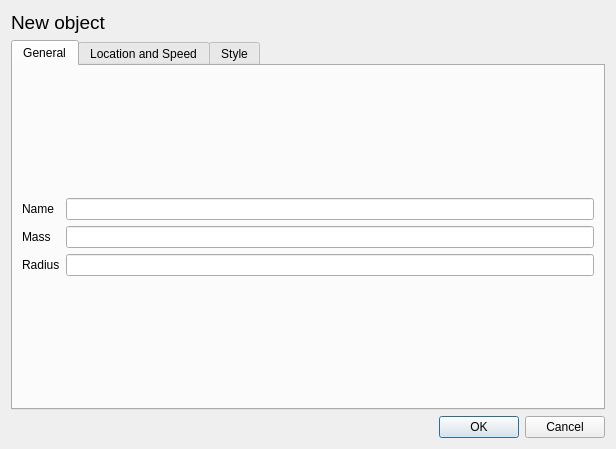
<?xml version="1.0" encoding="UTF-8"?>
<ui version="4.0">
 <class>Dialog</class>
 <widget class="QDialog" name="Dialog">
  <property name="geometry">
   <rect>
    <x>0</x>
    <y>0</y>
    <width>616</width>
    <height>449</height>
   </rect>
  </property>
  <property name="windowTitle">
   <string>New Object</string>
  </property>
  <layout class="QVBoxLayout" name="verticalLayout">
   <item>
    <widget class="QLabel" name="label_3">
     <property name="font">
      <font>
       <pointsize>14</pointsize>
       <weight>50</weight>
       <bold>false</bold>
      </font>
     </property>
     <property name="text">
      <string>New object</string>
     </property>
    </widget>
   </item>
   <item>
    <widget class="QTabWidget" name="tabWidget">
     <property name="currentIndex">
      <number>0</number>
     </property>
     <widget class="QWidget" name="tab">
      <attribute name="title">
       <string>General</string>
      </attribute>
      <layout class="QVBoxLayout" name="verticalLayout_2">
       <item>
        <layout class="QGridLayout" name="gridLayout">
         <property name="spacing">
          <number>6</number>
         </property>
         <item row="1" column="0">
          <widget class="QLabel" name="label_7">
           <property name="text">
            <string>Name</string>
           </property>
          </widget>
         </item>
         <item row="2" column="0">
          <widget class="QLabel" name="label">
           <property name="text">
            <string>Mass</string>
           </property>
          </widget>
         </item>
         <item row="3" column="0">
          <widget class="QLabel" name="label_12">
           <property name="text">
            <string>Radius</string>
           </property>
          </widget>
         </item>
         <item row="1" column="1">
          <widget class="QLineEdit" name="lineEdit"/>
         </item>
         <item row="2" column="1">
          <widget class="QLineEdit" name="lineEdit_2"/>
         </item>
         <item row="3" column="1">
          <widget class="QLineEdit" name="lineEdit_3"/>
         </item>
         <item row="0" column="1">
          <spacer name="verticalSpacer_3">
           <property name="orientation">
            <enum>Qt::Vertical</enum>
           </property>
           <property name="sizeHint" stdset="0">
            <size>
             <width>20</width>
             <height>40</height>
            </size>
           </property>
          </spacer>
         </item>
         <item row="4" column="1">
          <spacer name="verticalSpacer_4">
           <property name="orientation">
            <enum>Qt::Vertical</enum>
           </property>
           <property name="sizeHint" stdset="0">
            <size>
             <width>20</width>
             <height>40</height>
            </size>
           </property>
          </spacer>
         </item>
        </layout>
       </item>
      </layout>
     </widget>
     <widget class="QWidget" name="tab_3">
      <attribute name="title">
       <string>Location and Speed</string>
      </attribute>
      <layout class="QVBoxLayout" name="verticalLayout_4">
       <item>
        <layout class="QGridLayout" name="gridLayout_3">
         <item row="0" column="0">
          <widget class="QLabel" name="label_2">
           <property name="font">
            <font>
             <weight>75</weight>
             <bold>true</bold>
            </font>
           </property>
           <property name="text">
            <string>Location</string>
           </property>
          </widget>
         </item>
         <item row="1" column="0">
          <widget class="QLabel" name="label_4">
           <property name="text">
            <string>x</string>
           </property>
          </widget>
         </item>
         <item row="2" column="0">
          <widget class="QLabel" name="label_5">
           <property name="text">
            <string>y</string>
           </property>
          </widget>
         </item>
         <item row="3" column="0">
          <widget class="QLabel" name="label_6">
           <property name="text">
            <string>z</string>
           </property>
          </widget>
         </item>
         <item row="4" column="0">
          <widget class="QLabel" name="label_8">
           <property name="font">
            <font>
             <weight>75</weight>
             <bold>true</bold>
            </font>
           </property>
           <property name="text">
            <string>Initial Speed</string>
           </property>
          </widget>
         </item>
         <item row="1" column="1">
          <widget class="QLineEdit" name="lineEdit_4"/>
         </item>
         <item row="2" column="1">
          <widget class="QLineEdit" name="lineEdit_5"/>
         </item>
         <item row="3" column="1">
          <widget class="QLineEdit" name="lineEdit_6"/>
         </item>
         <item row="5" column="0">
          <widget class="QLabel" name="label_9">
           <property name="text">
            <string>Speed</string>
           </property>
          </widget>
         </item>
         <item row="6" column="0">
          <widget class="QLabel" name="label_13">
           <property name="text">
            <string>Angle2d</string>
           </property>
          </widget>
         </item>
         <item row="7" column="0">
          <widget class="QLabel" name="label_14">
           <property name="text">
            <string>Angle3d</string>
           </property>
          </widget>
         </item>
         <item row="5" column="1">
          <widget class="QLineEdit" name="lineEdit_7"/>
         </item>
         <item row="6" column="1">
          <widget class="QLineEdit" name="lineEdit_8"/>
         </item>
         <item row="7" column="1">
          <widget class="QLineEdit" name="lineEdit_9"/>
         </item>
        </layout>
       </item>
      </layout>
     </widget>
     <widget class="QWidget" name="tab_2">
      <attribute name="title">
       <string>Style</string>
      </attribute>
      <layout class="QVBoxLayout" name="verticalLayout_3">
       <item>
        <layout class="QGridLayout" name="gridLayout_2">
         <item row="1" column="0">
          <widget class="QLabel" name="label_10">
           <property name="text">
            <string>Size</string>
           </property>
          </widget>
         </item>
         <item row="2" column="0">
          <widget class="QLabel" name="label_11">
           <property name="font">
            <font>
             <weight>75</weight>
             <bold>true</bold>
            </font>
           </property>
           <property name="text">
            <string>Color</string>
           </property>
          </widget>
         </item>
         <item row="3" column="1">
          <widget class="QFrame" name="frame">
           <property name="frameShape">
            <enum>QFrame::StyledPanel</enum>
           </property>
           <property name="frameShadow">
            <enum>QFrame::Raised</enum>
           </property>
          </widget>
         </item>
         <item row="3" column="0">
          <widget class="QPushButton" name="pushButton">
           <property name="text">
            <string>Select</string>
           </property>
          </widget>
         </item>
         <item row="4" column="0">
          <spacer name="verticalSpacer">
           <property name="orientation">
            <enum>Qt::Vertical</enum>
           </property>
           <property name="sizeHint" stdset="0">
            <size>
             <width>20</width>
             <height>40</height>
            </size>
           </property>
          </spacer>
         </item>
         <item row="0" column="0">
          <spacer name="verticalSpacer_2">
           <property name="orientation">
            <enum>Qt::Vertical</enum>
           </property>
           <property name="sizeHint" stdset="0">
            <size>
             <width>20</width>
             <height>40</height>
            </size>
           </property>
          </spacer>
         </item>
         <item row="1" column="1">
          <widget class="QLineEdit" name="lineEdit_10"/>
         </item>
        </layout>
       </item>
      </layout>
     </widget>
    </widget>
   </item>
   <item>
    <widget class="QDialogButtonBox" name="buttonBox">
     <property name="orientation">
      <enum>Qt::Horizontal</enum>
     </property>
     <property name="standardButtons">
      <set>QDialogButtonBox::Cancel|QDialogButtonBox::Ok</set>
     </property>
    </widget>
   </item>
  </layout>
 </widget>
 <resources/>
 <connections>
  <connection>
   <sender>buttonBox</sender>
   <signal>accepted()</signal>
   <receiver>Dialog</receiver>
   <slot>accept()</slot>
   <hints>
    <hint type="sourcelabel">
     <x>248</x>
     <y>254</y>
    </hint>
    <hint type="destinationlabel">
     <x>157</x>
     <y>274</y>
    </hint>
   </hints>
  </connection>
  <connection>
   <sender>buttonBox</sender>
   <signal>rejected()</signal>
   <receiver>Dialog</receiver>
   <slot>reject()</slot>
   <hints>
    <hint type="sourcelabel">
     <x>316</x>
     <y>260</y>
    </hint>
    <hint type="destinationlabel">
     <x>286</x>
     <y>274</y>
    </hint>
   </hints>
  </connection>
 </connections>
</ui>
